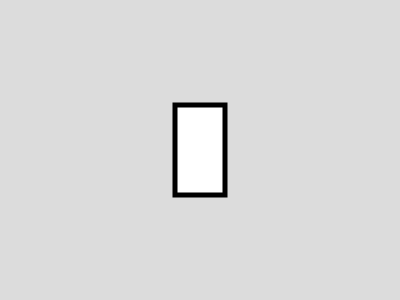
Frame 1 (no input)
Frame 60 (no input): identical to frame 1, image omitted
Frame 120 (the mouse pressed at the canvas centre since frame 60): identical to frame 1, image omitted

The p5.js sketch that drew this single still picture (run headless with seeded random() and noise() and a simulated clock; from frame 60 on, the mouse is pressed at the canvas centre):

// p5.js sketch
// ── sketch.js
var x, y;

function setup() {
  createCanvas(400, 300);
  strokeWeight(5);
  rectMode(CENTER);
  x = 200;
  y = 150;
  dragMode = false
}

function draw() {
  background(220);
  if( dragMode ){
    x = mouseX;
    y = mouseY
  }
  rect(x,y,50,90)
}

//This function is called in response to a mouse button is pressed
function mousePressed() {
  if( mouseX>x-25 && mouseX<x+25 && mouseY < y +45 && mouseY > y -45)
    dragMode = true;


}

//This function is called in response to a mouse button is release
function mouseReleased() {
dragMode = false;
}
